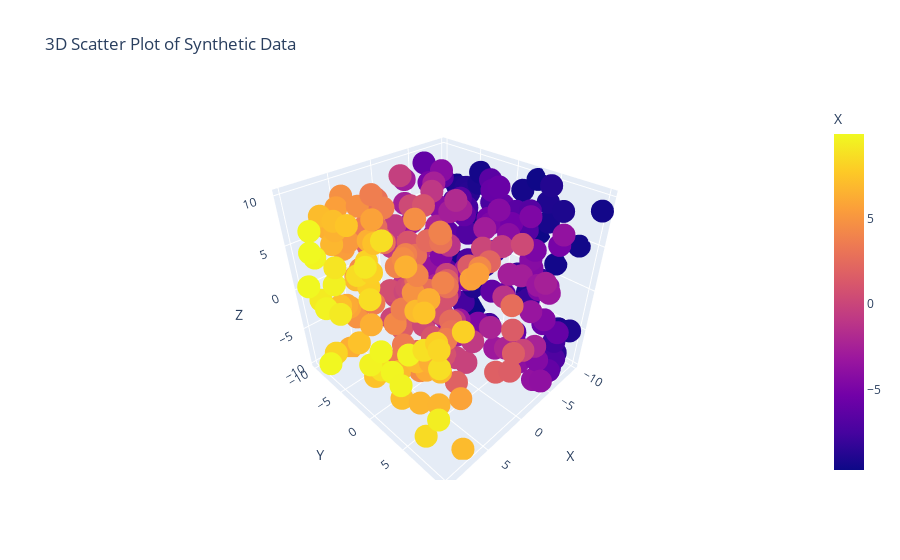

The code cell stored with this chart in its notebook:
### Markdown cell above
### 1. Using the given dataset, to generate a 3D scatter plot to visualize the distribution of data points in a three-dimensional space.

> np.random.seed(30)
> data = {
    
    'X' : np.random.uniform(-10, 10, 300),

    'Y' : np.random.uniform(-10, 10, 300),
    
    'Z' : np.random.uniform(-10, 10, 300)
}
> df = pd.DataFrame(data)

### Code cell
import plotly.express as px
import numpy as np
import pandas as pd


np.random.seed(30)


data = {
    'X': np.random.uniform(-10, 10, 300),
    'Y': np.random.uniform(-10, 10, 300),
    'Z': np.random.uniform(-10, 10, 300)
}
df = pd.DataFrame(data)

# Create a 3D scatter plot
fig = px.scatter_3d(df, x='X', y='Y', z='Z', color='X', title='3D Scatter Plot of Synthetic Data')

fig.show()

### Figure 1 — Plotly figure (JSON) as saved in the notebook; plotly's stock layout.template omitted (floating-point values rounded to 4 significant figures; data arrays with more than 128 entries replaced by an {"elided": "..."} marker saying what was removed)
{"data": [{"hovertemplate": "X=%{marker.color}<br>Y=%{y}<br>Z=%{z}<extra></extra>", "legendgroup": "", "marker": {"color": {"elided": "300 float values"}, "coloraxis": "coloraxis", "symbol": "circle"}, "mode": "markers", "name": "", "scene": "scene", "showlegend": false, "type": "scatter3d", "x": {"elided": "300 float values"}, "y": {"elided": "300 float values"}, "z": {"elided": "300 float values"}}], "layout": {"coloraxis": {"colorbar": {"title": {"text": "X"}}, "colorscale": [[0, "#0d0887"], [0.1111, "#46039f"], [0.2222, "#7201a8"], [0.3333, "#9c179e"], [0.4444, "#bd3786"], [0.5556, "#d8576b"], [0.6667, "#ed7953"], [0.7778, "#fb9f3a"], [0.8889, "#fdca26"], [1, "#f0f921"]]}, "legend": {"tracegroupgap": 0}, "scene": {"domain": {"x": [0, 1], "y": [0, 1]}, "xaxis": {"title": {"text": "X"}}, "yaxis": {"title": {"text": "Y"}}, "zaxis": {"title": {"text": "Z"}}}, "title": {"text": "3D Scatter Plot of Synthetic Data"}}}
